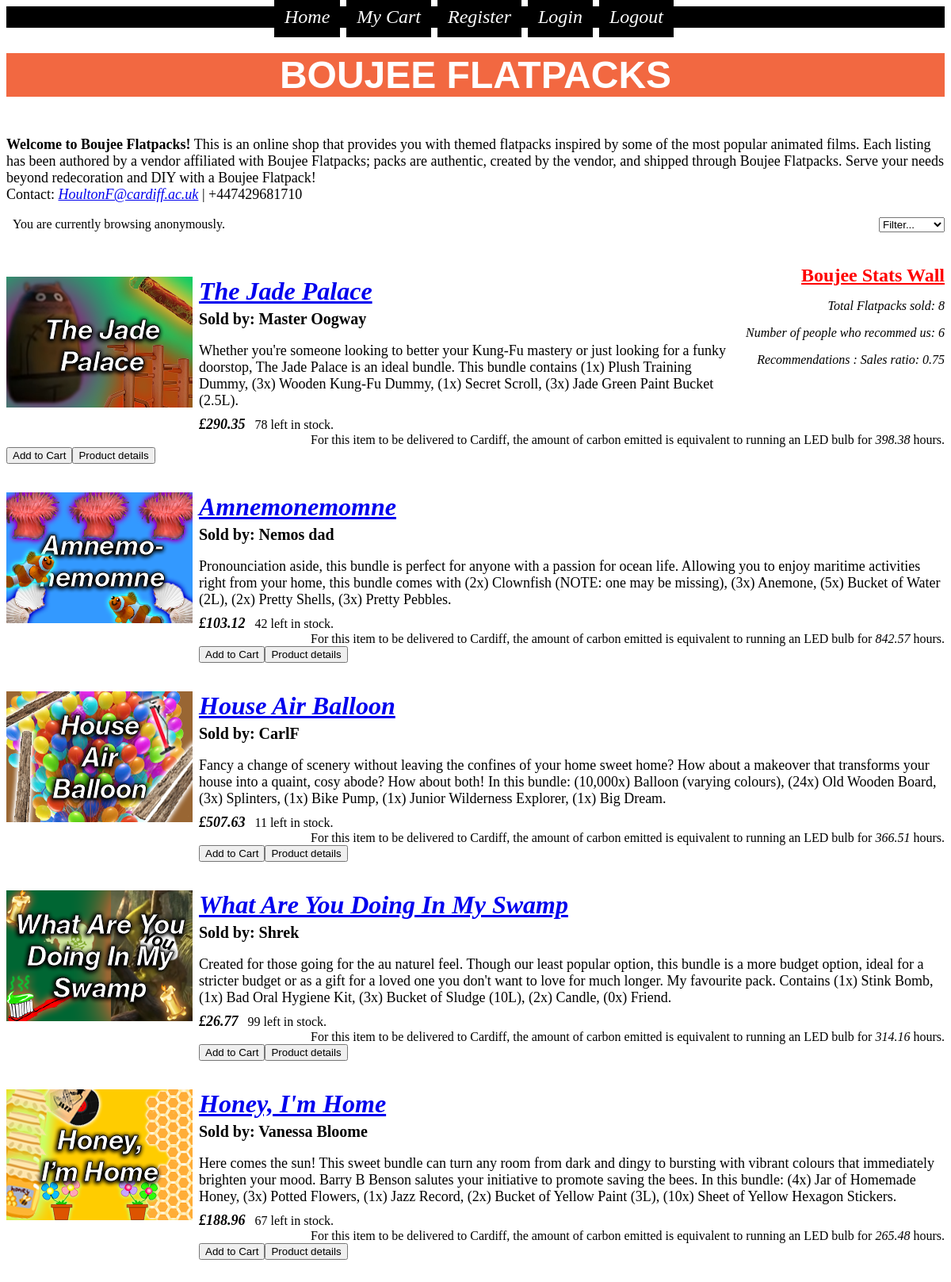
The page /home on the database its author committed.
### shop/models.py (models this page shows, shortened)
class Stats(db.Model):
    id = db.Column(db.Integer, primary_key=True)
    total_sales = db.Column(db.Integer)
    recommendations = db.Column(db.Integer)
    sale_rec_ratio = db.Column(db.Float)
    reviews = db.Column(db.Text)

class Item(db.Model):
    id = db.Column(db.Integer, primary_key = True)
    name = db.Column(db.Text, nullable = False)
    description = db.Column(db.Text, nullable = False)
    image_file = db.Column(db.String(40), nullable = False, default = 'default.png')
    author_id = db.Column(db.Integer, db.ForeignKey('user.id'), nullable = False)
    price = db.Column(db.Float, nullable = False)
    footprint = db.Column(db.Float, nullable = False)
    stock = db.Column(db.Integer, nullable = False, default = 50)

class User(UserMixin,db.Model):
    id = db.Column(db.Integer, primary_key=True)
    username = db.Column(db.String(15), unique=True, nullable=False)
    password_hash = db.Column(db.String(128))
    email = db.Column(db.String(120), nullable=True)
    item = db.relationship('Item', backref = 'user', lazy=True)
    cart = db.Column(db.Text)
    @property
    def password(self):
        raise AttributeError("Password is not readable.")

### shop/routes.py (the view)
@app.route('/home',methods=['GET','POST'])
def home():
    form = AddtoCart()
    item_filter = ItemFilter()
    filter_option = item_filter.sort_type.data
    stats = Stats.query.get(0)
    sale_rec_ratio = (f"{stats.sale_rec_ratio:.2f}")
    if current_user.is_authenticated:               # https://stackoverflow.com/questions/20419228/flask-login-check-if-user-is-authenticated-without-decorator
        logged_in_as = current_user.username        # https://github.com/maxcountryman/flask-login
    else:
        logged_in_as = None
    if filter_option == "default":          # https://stackoverflow.com/questions/4186062/sqlalchemy-order-by-descending
        items = Item.query.all()
    elif filter_option == "price_high":
        items = Item.query.order_by(desc(Item.price))
    elif filter_option == "price_low":
        items = Item.query.order_by(asc(Item.price))
    elif filter_option == "eco_low":
        items = Item.query.order_by(asc(Item.footprint))
    return render_template('home.html', items=items, form=form, item_filter=item_filter, logged_in_as=logged_in_as, stats=stats, sale_rec_ratio=sale_rec_ratio)

### shop/forms.py
class AddtoCart(FlaskForm):
    add = SubmitField('Add to Cart')
    details = SubmitField('Product details')
    remove = SubmitField('Remove from cart')
    checkout = SubmitField('CHECKOUT')

class ItemFilter(FlaskForm):
    sort_type=SelectField("Sort by",
    choices=[("default", "Filter..."), ("price_high", "High price"),("price_low", "Low price"), ("eco_low", "Low eco")],
    default="default",
    render_kw={"onchange": "this.form.submit()"})

### shop/templates/home.html (shortened to what this page needs)
{% extends "layout.html" %}
{% block content %}
<h1>BOUJEE FLATPACKS</h1>
<div style="float: left;" class="boujee_desc">
<p class="desc"><b>Welcome to Boujee Flatpacks!</b> This is an online shop that provides you with
  themed flatpacks inspired by some of the most popular animated films. Each listing has been authored by a vendor
  affiliated with Boujee Flatpacks; packs are authentic, created by the vendor, and shipped through Boujee Flatpacks.
  Serve your needs beyond redecoration and DIY with a Boujee Flatpack!<br>
  Contact: <a href="mailto:HoultonF@cardiff.ac.uk">HoultonF@cardiff.ac.uk</a> | +447429681710</p>
</div>
<br><br>
<div style="float: right;" class="item_filter">
  <form class="filter" action="" method="POST">
    {{item_filter.sort_type}}
  </form>
</div>
<br><br>
<div class="logged_in">
  {% if logged_in_as == None %}
  &nbsp&nbsp<span class="logged_in">You are currently browsing anonymously.</span>
  {% endif %}
</div>
<br>
<div class="stats_wall">
  <p id="stats_header"> Boujee Stats Wall </p>
  <p class="stats">Total Flatpacks sold: {{ stats.total_sales }}</p>
  <p class="stats">Number of people who recommed us: {{ stats.recommendations }}</p>
  <p class="stats">Recommendations : Sales ratio: {{ sale_rec_ratio }}</p>
</div>
<br><br>
<div class="gallery">
  {% for item in items %}
  <div class="gallery_item" style="position: relative;">
    <a class="item_img" href="{{ url_for('item', item_id=item.id) }}">
      <img class="item_preview" src="{{ url_for('static', filename='img/' + item.image_file) }}"/>
      <h2 class="item_name">{{ item.name }}</h2></a>
      <p class="author">Sold by: {{ item.user.username }}</p>
      <p class="item_description">{{ item.description }}</p>
      <span class="poundsign">£</span><span class="item_price">{{ item.price }}</span>
      &nbsp;&nbsp;<span class="stock">{{ item.stock }} left in stock.</span>
      <span class="footprint"> For this item to be delivered to Cardiff, the amount of carbon emitted is
        equivalent to running an LED bulb for <i>{{ item.footprint }}</i> hours.</span>
      <br><br>
      <span>
      <form style="float: left;" method="GET" action="{{ url_for('add_to_cart', item_id=item.id) }}">
        {{ form.csrf_token }}{{ form.add(class_="add_to_cart") }}</form>
      <form style="float: left;" method="GET" action="{{ url_for('item', item_id=item.id) }}">
        {{ form.csrf_token }}{{ form.details(class_="details") }}</form>
      </span>
      <br>
  </div>
  <br><br>
  {% endfor %}
{% endblock content %}

### shop/templates/layout.html (shortened to what this page needs)
<!DOCTYPE html>
<html lang="en">
  <head>
    <link rel="stylesheet" type="text/css" href="{{ url_for('static', filename='style.css')}}">
  </head>
  <body>
    <div id="Mynav">
      <nav class="bar">
        <a id="home" href="{{ url_for('home') }}">Home</a>&nbsp
        <a id="show_cart" href="{{ url_for('cart') }}">My Cart</a>&nbsp
        <a id="register" href="{{ url_for('register') }}">Register</a>&nbsp
        <a id="login" href="{{ url_for('login') }}">Login</a>&nbsp
        <a id="logout" href="{{ url_for('logout') }}">Logout</a>&nbsp
      </nav>
    </div>
    <div id="content">
      {% block content %}
      {% endblock %}
    </div>
  </body>
</html>

### shop/static/style.css (style rules this page uses)
nav.bar { background-color: black; color: white; text-align: center; }
nav.bar > a { border: 8px solid black; background-color: black; text-decoration: none; color: white; padding: 5px; font-size: 1.5em; font-family: serif; }
img.item_preview { position: relative; float: left; padding-right: 8px; padding-bottom: 40px; }
span.stock { align-content: center; }
span.footprint { float: right; }
a { font-style: italic; }
h1 { background-color: #f26841; color: #ffffff; text-align: center; font-size: 3em; font-family: Helvetica; }
h2.item_name { font-size: 2em; padding-bottom: 0px; margin-bottom: 0px; border-bottom: 0px; margin-top: 3px; }
p.author { font-weight: bold; font-size: 20px; padding-bottom: 0px; margin-bottom: 0px; border-top-width: 0px; padding-top: 0px; margin-top: 5px; }
p.item_description { font-size: 18px; margin-bottom: 9px; }
p.desc { font-size: 18px; }
span.item_price { font-style: italic; font-weight: bold; font-size: 18px; padding-top: 0px; padding-bottom: 8px; }
span.poundsign { font-style: italic; font-weight: bold; font-size: 18px; padding-top: 0px; padding-bottom: 8px; }
p#stats_header { color: red; font-weight: bold; font-size: 24px; text-align: right; text-decoration: underline; margin-bottom: 6px; font-family: Verdana; }
p.stats { font-style: italic; text-align: right; font-size: 16px; }
div.stats_wall { float: right; padding-left: 3px; }
span.logged_in { font-size: 16px; font-family: Verdana; }

### rows shown on the page
Stats: total_sales "8", recommendations "6"
Item: image_file (picture), name "The Jade Palace", user.username "Master Oogway", description "Whether you're someone looking to better your Kung-Fu mastery or just looking for a funky doorstop, The Jade Palace is an ideal bundle. This bundle contains (1x) Plush Training Dummy, (3x) Wooden Kung-Fu Dummy, (1x) Secret Scroll, (3x) Jade Green Paint Bucket (2.5L).", price "290.35", stock "78", footprint "398.38"
Item: image_file (picture), name "Amnemonemomne", user.username "Nemos dad", description "Pronounciation aside, this bundle is perfect for anyone with a passion for ocean life. Allowing you to enjoy maritime activities right from your home, this bundle comes with (2x) Clownfish (NOTE: one may be missing), (3x) Anemone, (5x) Bucket of Water (2L), (2x) Pretty Shells, (3x) Pretty Pebbles.", price "103.12", stock "42", footprint "842.57"
Item: image_file (picture), name "House Air Balloon", user.username "CarlF", description "Fancy a change of scenery without leaving the confines of your home sweet home? How about a makeover that transforms your house into a quaint, cosy abode? How about both! In this bundle: (10,000x) Balloon (varying colours), (24x) Old Wooden Board, (3x) Splinters, (1x) Bike Pump, (1x) Junior Wilderness Explorer, (1x) Big Dream.", price "507.63", stock "11", footprint "366.51"
Item: image_file (picture), name "What Are You Doing In My Swamp", user.username "Shrek", description "Created for those going for the au naturel feel. Though our least popular option, this bundle is a more budget option, ideal for a stricter budget or as a gift for a loved one you don't want to love for much longer. My favourite pack. Contains (1x) Stink Bomb, (1x) Bad Oral Hygiene Kit, (3x) Bucket of Sludge (10L), (2x) Candle, (0x) Friend.", price "26.77", stock "99", footprint "314.16"
Item: image_file (picture), name "Honey, I'm Home", user.username "Vanessa Bloome", description "Here comes the sun! This sweet bundle can turn any room from dark and dingy to bursting with vibrant colours that immediately brighten your mood. Barry B Benson salutes your initiative to promote saving the bees. In this bundle: (4x) Jar of Homemade Honey, (3x) Potted Flowers, (1x) Jazz Record, (2x) Bucket of Yellow Paint (3L), (10x) Sheet of Yellow Hexagon Stickers.", price "188.96", stock "67", footprint "265.48"

### other values the page prints
{{ sale_rec_ratio }} "0.75"
